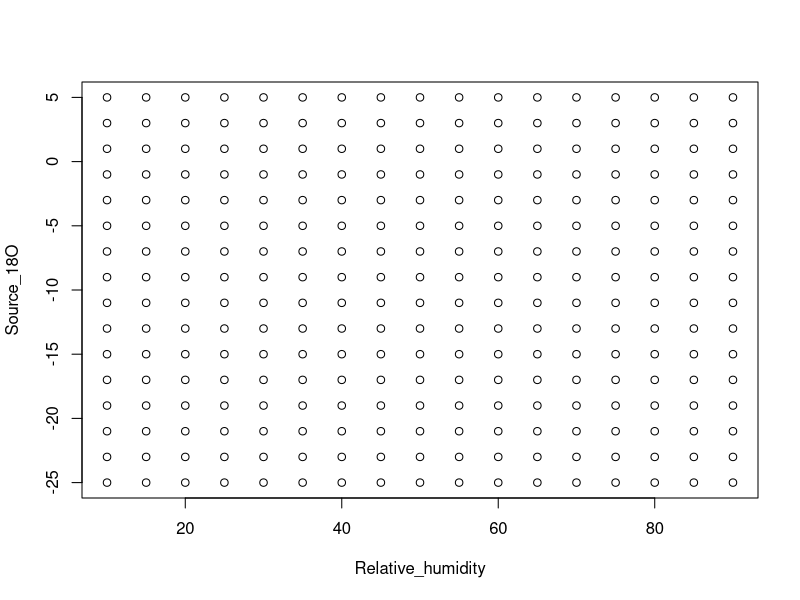
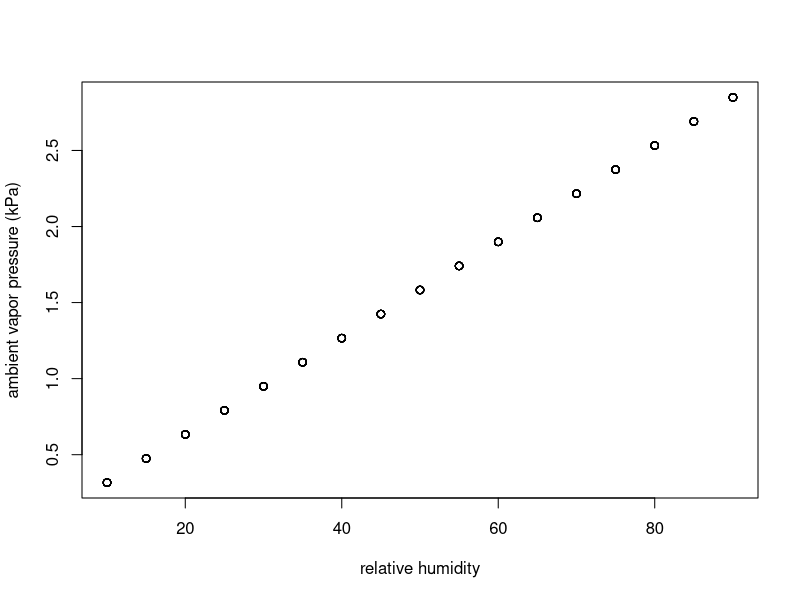
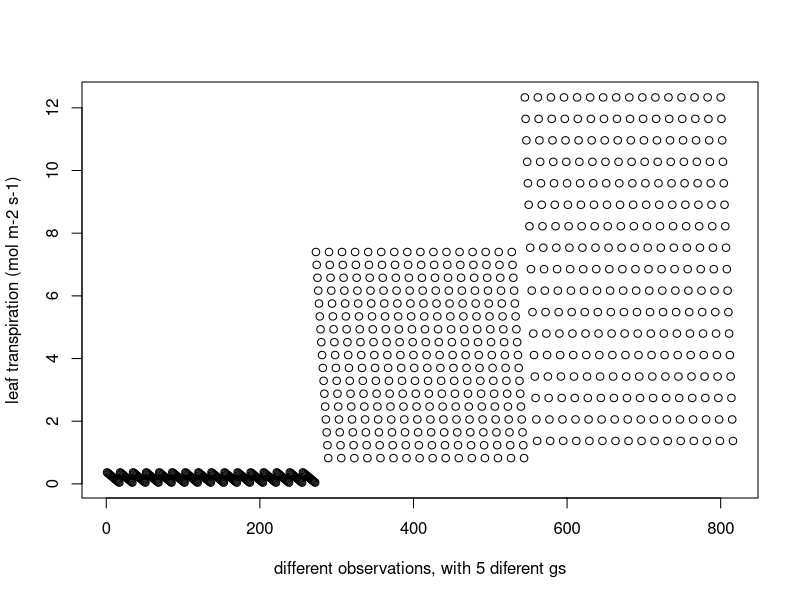
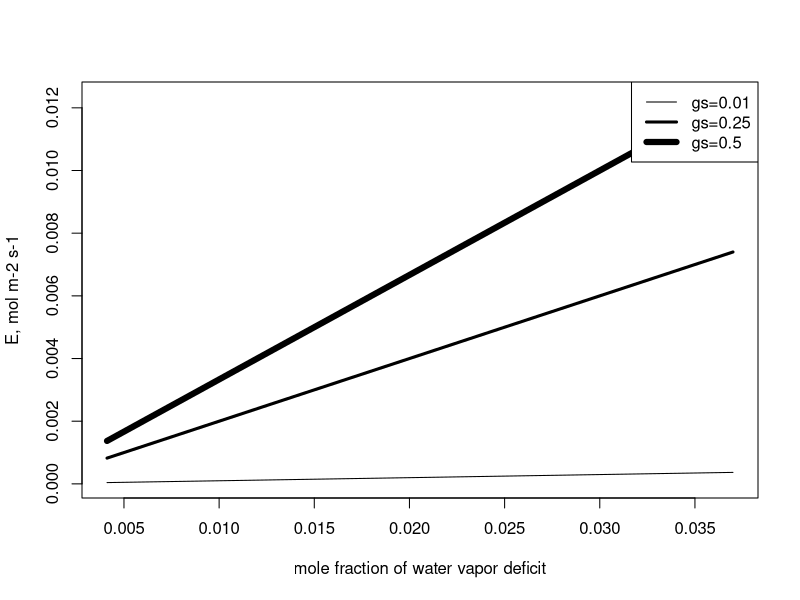
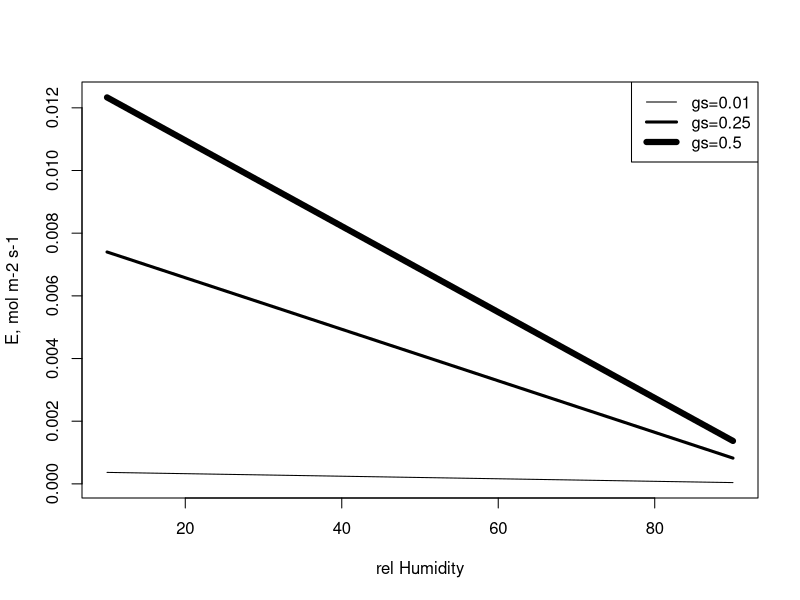
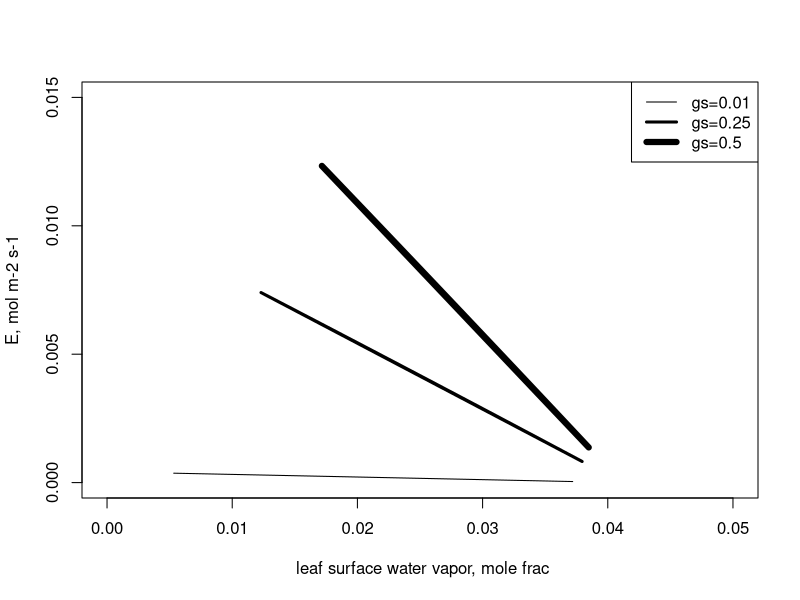
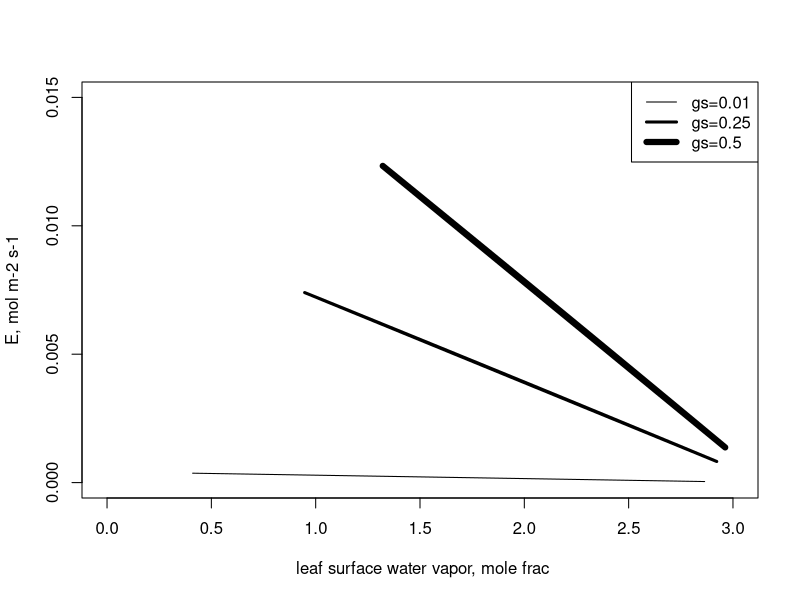
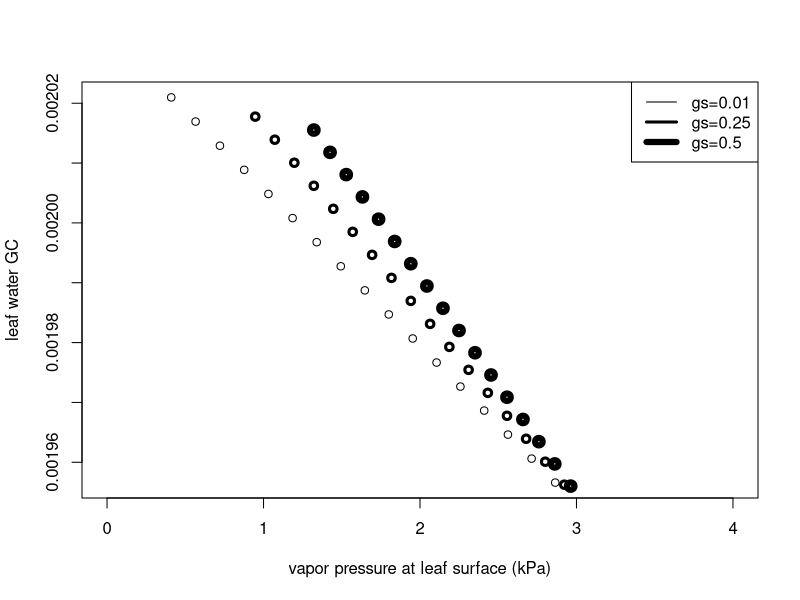

R code for these plots, in order:
## ---- chunk 1
#library(dplyr)

relH <- seq(10, 90, by=5) # this is the vector of 17 different Realtive humidieties
water <-seq( -25, 5,by = 2) # this is the vector with all 16 the isotopic values from the water sources. 

RH_SOURCE <- merge(relH, water) # here we merge the two variables to  facilitate the calculations on each row of this object.

Source_18O <- RH_SOURCE[,2]
Relative_humidity <- RH_SOURCE[,1]
plot(Relative_humidity, Source_18O)
## ---- chunk 2
# Constants ---------------------------------------------------------------
br <-1 # boundary layer resistance, considered reasonable value between 0.02 to 3    
ak <- 1.0285	# alpha_kappa, Kinetic Fractionation 
akb <- 1.0189	# alpha_kappa_beta, Kinetic Fractionation boundary layer
rsmow <- 0.0020052 # Oxygen Isotope ratio from STANDARD	SMOV
epsilon_s <-  27 #Autotrophic fractionation Sucrose	
epsilon_c <- 27	# Autotrophic fractionation Cellulose
press_bar <- 77 # barometric	pressure  (mmbar) This need to be changed for the pressure level
Ta <- 25 # In this exercise, we are using a constant temperature, air temp. (°C)  Assumption that Tleaf= Tair
## ---- chunk 3

water_vapor <-  Source_18O +(-1*(1.137*(1000000/((Ta+273.15)^2))-0.4156*((1000/(Ta+273.15))-2.0667))) 
# where this formula comes from?

# es saturation vapor pressure (kPa) with air temp in this case at 25
es=(101325*exp((((-0.1299*(1-(373.16/(273.15 + Ta)))-0.6445)*
                   (1-(373.16/(273.15 + Ta)))-1.976)*(1-(373.16/(273.15 + Ta)))+13.3185)*(1-(373.16/(273.15 + Ta)))))/1000


# ea_v ambient vapor pressure (kPa)
RH_v <- RH_SOURCE[,1]
ea_v =(RH_v/100)*es
## ---- chunk 4
plot(RH_SOURCE[,1],ea_v, xlab = "relative humidity",ylab = "ambient vapor pressure (kPa)" )
## ---- chunk 5
# ei,  internal leaf vapor pressure (kPa) is es. ei=es,  because we assume that the vapor is saturated inside the leaf.
 ei=es

# g, total leaf conductance to water vapor (mol m-2 s-1) 
# this section is important becasue we are adding a new variable which we willl modify and add an other dimention to the sensitivity analysis,

gs <- c(0.01,0.25, 0.5)

#Total Conductance in mol
g = 1/(1/gs + 1/br) # or 1/(rs+rb)

# E_v_gs leaf transpiration (mol m-2 s-1) # barbour 2004
# this list contains 5 diferent combinations of gs  on a 16 different temperatures  for many RH and Source water.
E_v_gs <- list()
W_v_gs <- list() # dont know if we will use this

#this for loop will calculate the leaf transpiration and the W_v_gs for the 5 different gs
for(sto in 1:3){
  E_v_gs[[sto]]=((ei-ea_v)/press_bar)*g[sto] #(vpd*gs)=E
  W_v_gs[[sto]] <- ((ei-ea_v)/press_bar) # this is VPD? need to check on the units.
  }
# check the  structure of this new object.
str(E_v_gs)### list of model output based on 5 stomatal conductances,
## ---- chunk 6
plot(unlist( E_v_gs)*1000, xlab = " different observations, with 5 diferent gs ", ylab = "leaf transpiration (mol m-2 s-1)")
## ---- chunk 7
plot(W_v_gs[[1]],E_v_gs[[1]],type="l", xlim = range(W_v_gs), range(E_v_gs),
     ylab="E, mol m-2 s-1", 
     xlab="mole fraction of water vapor deficit")
lines(W_v_gs[[2]],E_v_gs[[2]], lwd=3)
lines(W_v_gs[[3]],E_v_gs[[3]], lwd=6)

legend("topright", legend = c("gs=0.01","gs=0.25","gs=0.5" ), lwd = c(1,3,6))
## ---- chunk 8
plot(RH_SOURCE[,1],E_v_gs[[1]],type="l", xlim = c(10,90), range(E_v_gs), ylab="E, mol m-2 s-1", xlab="rel Humidity")
lines(RH_SOURCE[,1],E_v_gs[[2]], lwd=3)
lines(RH_SOURCE[,1],E_v_gs[[3]], lwd=6)
legend("topright", legend = c("gs=0.01","gs=0.25","gs=0.5" ), lwd = c(1,3,6))
## ---- chunk 9
wi=ei/press_bar #wi,  leaf water vapor, mole fraction
wa_v= ea_v/press_bar #wa, ambient water vapor, mole fraction


# ws_v_gs, leaf surface water vapor, mole frac Roden 2000, Ball (1987),
# this list contains 5 diferent combinations of gs for many RH and Source waters.

ws_v_gs <- list()
for(sto in 1:3){
  ws_v_gs[[sto]] =((gs[[sto]]*wi)-E_v_gs[[sto]]*(1-wi/2))/(gs[[sto]] - E_v_gs[[sto]]/2)

}
## ---- chunk 10
###  

plot(ws_v_gs[[1]],E_v_gs[[1]],type="l", xlim = c(0,0.05), ylim=c(0,0.015), ylab="E, mol m-2 s-1", xlab=" leaf surface water vapor, mole frac")
lines(ws_v_gs[[2]],E_v_gs[[2]], lwd=3)
lines(ws_v_gs[[3]],E_v_gs[[3]], lwd=6)

legend("topright", legend = c("gs=0.01","gs=0.25","gs=0.5" ), lwd = c(1,3,6))
## ---- chunk 11
# es vapor pressure at leaf surface (kPa)
esl_v_gs <- list()
for(sto in 1:3){
  esl_v_gs[[sto]]=ws_v_gs[[sto]]*press_bar
  }

plot(esl_v_gs[[1]],E_v_gs[[1]],type="l", xlim = c(0,3), ylim=c(0,0.015), ylab="E, mol m-2 s-1", xlab=" leaf surface water vapor, mole frac")
lines(esl_v_gs[[2]],E_v_gs[[2]], lwd=3)
lines(esl_v_gs[[3]],E_v_gs[[3]], lwd=6)

legend("topright", legend = c("gs=0.01","gs=0.25","gs=0.5" ), lwd = c(1,3,6))
## ---- chunk 12
# a*  **equilibrium fractionation at leaf temperature  
# The equilibrium fractionation factor, a* is temperature dependent 
# (see Majoube, 1971, J. Chim. Phys. 58:1423-1436), thus,
alpha_star =exp((1.137*1000/(273.15+Ta)^2)-(0.4156/(273.15+Ta))-0.0020667)

#R source O  isotope ratio, source water conversion to R notation
Rsource= rsmow*(1+Source_18O/1000)

#Ratm  Oxy  isotope ratio, atmosph  water vapor
Ratm= rsmow*(1+water_vapor/1000)

#R leaf model Oxyg  isotope ratio, leaf water GC
#### Leaf water enrichment  with diferent RH, Soueces and gs

Rleaf_v_gs <- list()
for(sto in 1:3){
  Rleaf_v_gs[[sto]] <- alpha_star*((ak*Rsource*
                              ((ei-esl_v_gs[[sto]])/ei))+
                             (akb*Rsource*(esl_v_gs[[sto]]-ea_v)/ei)+
                             (Ratm*ea_v/ei))
  }
## ---- chunk 13
plot(esl_v_gs[[1]][1:17],Rleaf_v_gs[[1]][1:17],type="p", xlim = c(0,4), ylab="leaf water GC", xlab="vapor pressure at leaf surface (kPa)")
points(esl_v_gs[[2]][1:17],Rleaf_v_gs[[2]][1:17], lwd=3)
points(esl_v_gs[[3]][1:17],Rleaf_v_gs[[3]][1:17], lwd=6)

legend("topright", legend = c("gs=0.01","gs=0.25","gs=0.5" ), lwd = c(1,3,6))

## ---- chunk 14
#d18O leaf with CG so 3 Stomatal conductances  
#### Leaf water enrichment  with diferent RH, Soueces and GS
d18OL_gs <- list()
for(sto in 1:3){
  d18OL_gs[[sto]]=((Rleaf_v_gs[[sto]]/rsmow)-1)*1000 
}
## ---- chunk 15
plot(esl_v_gs[[1]][1:17],d18OL_gs[[1]][1:17],type="p", xlim = c(0,4), ylab="leaf water GC", xlab="vapor pressure at leaf surface (kPa)")
points(esl_v_gs[[2]][1:17],d18OL_gs[[2]][1:17], lwd=3)
points(esl_v_gs[[3]][1:17],d18OL_gs[[3]][1:17], lwd=6)

legend("topright", legend = c("gs=0.01","gs=0.25","gs=0.5" ), lwd = c(1,3,6))
## ---- chunk 16
## Plot with different source waters
# [1:13] is all RHs and  with source water of -25
plot(RH_v[1:17], d18OL_gs[[1]][1:17], type="l", ylim = c(-30,10))
lines(RH_v[1:17], d18OL_gs[[2]][1:17], lwd=3)
lines(RH_v[1:17], d18OL_gs[[3]][1:17], lwd=6)

legend("topright", legend = c("gs=0.01","gs=0.25","gs=0.5" ), lwd = c(1,3,6))
## ---- chunk 17

#Craig_Gordon model with different PEX
## on to the cellulose synthesis

F_0 <- c(0.33,0.42,0.55) # variable percentage of Exchage during Cellulose Synthesis
# here a double loop
d18O_cellulose <- list()
for(sto in 1:3){
  d18Oc_F_0 <- list()
  for (pe in 1:3){
    d18Oc_F_0[[pe]] <- F_0[[pe]]*(Source_18O + epsilon_c) + (1 - F_0[[pe]]) * (d18OL_gs[[sto]]+ epsilon_c) 
    }
d18O_cellulose[[sto]] <- d18Oc_F_0
}

str(d18O_cellulose)  # here we see we just generate a list of 3 stomatal conductance variations and in each of those 3 diferent outputs using different Percentage of exchange during cellulose sinthesisi.

## ---- chunk 18

